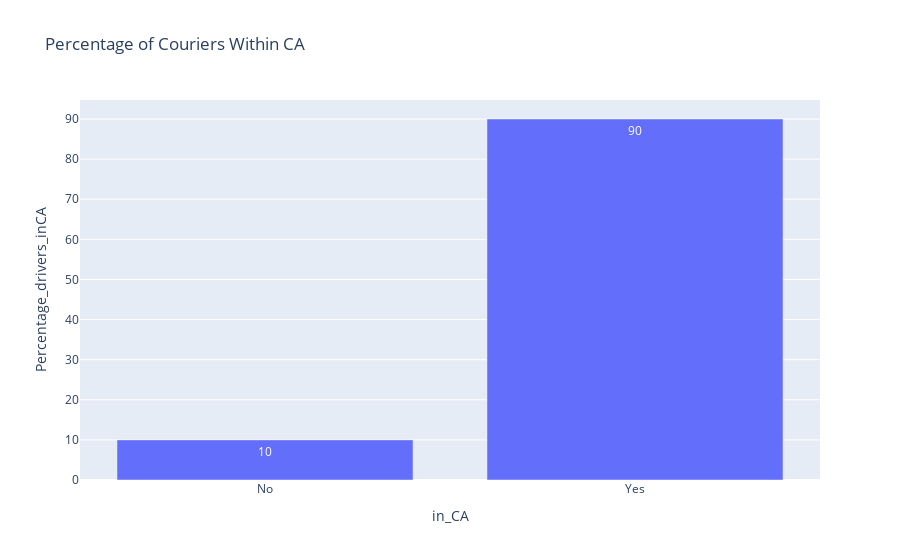

Notebook cell for this chart:
### Code cell
fig1 = px.bar(in_CA, x = 'in_CA' , y = 'Percentage_drivers_inCA', title= 'Percentage of Couriers Within CA', text = 'Percentage_drivers_inCA')
fig1.show()

### Figure 1 — Plotly figure (JSON) as saved in the notebook; plotly's stock layout.template omitted (floating-point values rounded to 4 significant figures)
{"data": [{"alignmentgroup": "True", "hovertemplate": "in_CA=%{x}<br>Percentage_drivers_inCA=%{text}<extra></extra>", "legendgroup": "", "marker": {"color": "#636efa", "pattern": {"shape": ""}}, "name": "", "offsetgroup": "", "orientation": "v", "showlegend": false, "text": [10, 90], "textposition": "auto", "type": "bar", "x": ["No", "Yes"], "xaxis": "x", "y": [10, 90], "yaxis": "y"}], "layout": {"autosize": true, "barmode": "relative", "legend": {"tracegroupgap": 0}, "title": {"text": "Percentage of Couriers Within CA"}, "xaxis": {"anchor": "y", "autorange": true, "domain": [0, 1], "range": [-0.5, 1.5], "title": {"text": "in_CA"}, "type": "category"}, "yaxis": {"anchor": "x", "autorange": true, "domain": [0, 1], "range": [0, 94.74], "title": {"text": "Percentage_drivers_inCA"}, "type": "linear"}}}
